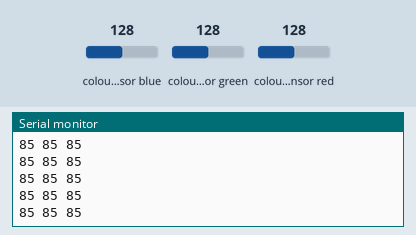
Recording of a sketch running on a simulated Arduino Uno, built with avr-gcc and run on an emulated ATmega328P. On the bench: the last lines printed to the serial monitor. The test bench sets the inputs (shaded band); at power-on: colour sensor blue 128, colour sensor green 128, colour sensor red 128.

Above: at 1.2 s.
1.3 s: colour sensor blue set to 5
At 1.43 s:
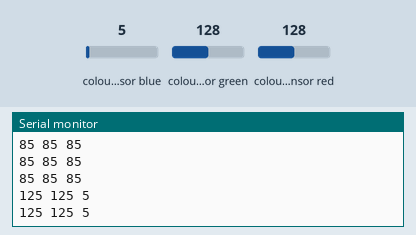
2.8 s: colour sensor green set to 5
At 2.87 s:
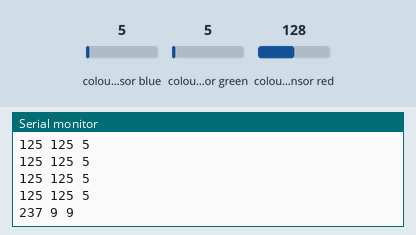
4.3 s: colour sensor red set to 64
At 4.31 s:
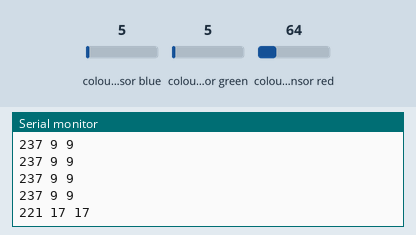
Timing chart, 0 to 7.3 s (numbered marks = the images above; inputs shaded):
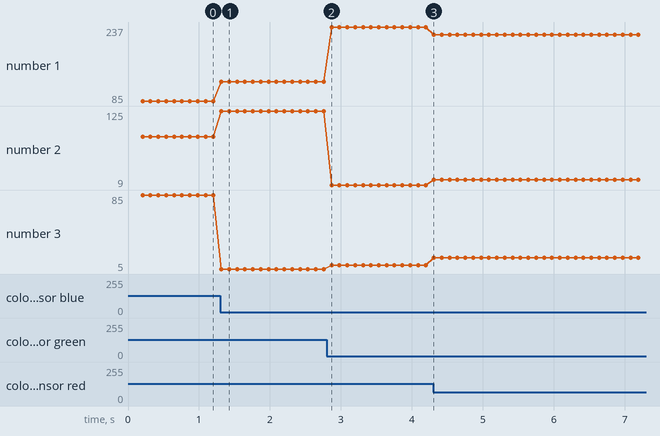

The sketch:

rgb_test.ino
```cpp
#include <Wire.h>
#include "Adafruit_TCS34725.h"
#include <math.h>

// set to false if using a common cathode LED
#define commonAnode true

// our RGB -> eye-recognized gamma color
byte gammatable[256];


Adafruit_TCS34725 tcs = Adafruit_TCS34725(TCS34725_INTEGRATIONTIME_50MS, TCS34725_GAIN_4X);

void setup() {
  Serial.begin(9600);
  //Serial.println("Color View Test!");

  if (tcs.begin()) {
    Serial.println("111111");
  } else {
    Serial.println("No TCS34725 found ... check your connections");
    while (1); // halt!
  }


  // thanks PhilB for this gamma table!
  // it helps convert RGB colors to what humans see
  for (int i=0; i<256; i++) {
    float x = i;
    x /= 255;
    x = pow(x, 2.5);
    x *= 255;

    if (commonAnode) {
      gammatable[i] = 255 - x;
    } else {
      gammatable[i] = x;
    }
    //Serial.println(gammatable[i]);
  }
}


void loop() {
  uint16_t clear, red, green, blue;

  tcs.setInterrupt(false);      // turn on LED

  delay(60);  // takes 50ms to read

  tcs.getRawData(&red, &green, &blue, &clear);

  tcs.setInterrupt(true);  // turn off LED

  // Figure out some basic hex code for visualization
  uint32_t sum = clear;
  float r, g, b;
  r = red; r /= sum;
  g = green; g /= sum;
  b = blue; b /= sum;
  r *= 256; g *= 256; b *= 256;
  //Serial.print("\t");
  //Serial.print((int)r, HEX); Serial.print((int)g, HEX); Serial.print((int)b, HEX);
  //Serial.print("\n");

  //Serial.print((int)r ); Serial.print(" "); Serial.print((int)g);Serial.print(" ");  Serial.println((int)b );

 // Serial.print("C:\t"); Serial.print(clear);
 // Serial.print("\tR:\t"); Serial.print(red);
 // Serial.print("\tG:\t"); Serial.print(green);
 // Serial.print("\tB:\t"); Serial.print(blue);

  Serial.print(round(r)); Serial.print(" "); Serial.print(round(g)); Serial.print(" "); Serial.print(round(b)); Serial.print(" "); Serial.print('\n');
}
```

Measured:
- after the input at 1.3 s, the serial monitor: prints a new line at once (image 1)
- after the input at 2.8 s, the serial monitor: prints a new line after 0.07 s (image 2)
- after the input at 4.3 s, the serial monitor: prints a new line at once (image 3)
- plotted number 1: 85 → 125 after the input at 1.3 s, 125 → 237 after the input at 2.8 s, 237 → 221 after the input at 4.3 s
- plotted number 2: 85 → 125 after the input at 1.3 s, 125 → 9 after the input at 2.8 s, 9 → 17 after the input at 4.3 s
- plotted number 3: 85 → 5 after the input at 1.3 s, 5 → 9 after the input at 2.8 s, 9 → 17 after the input at 4.3 s
